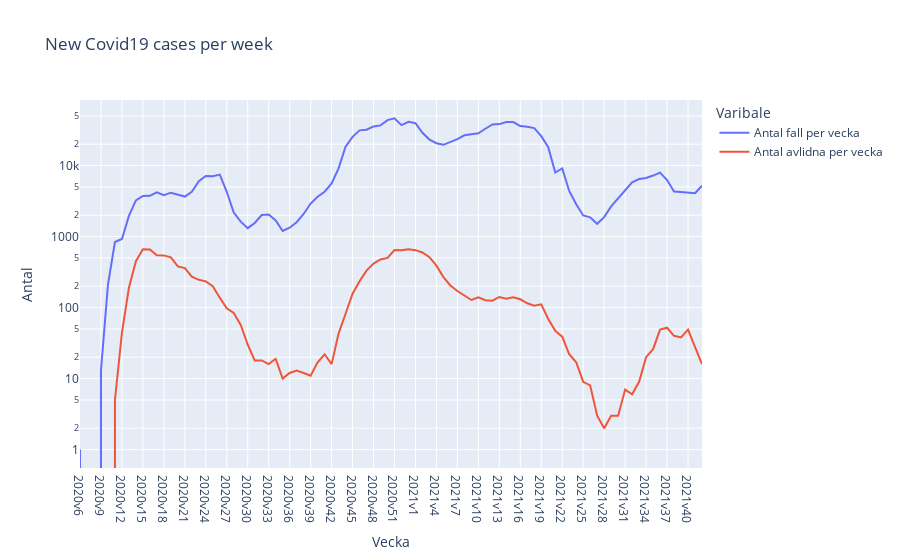

The notebook cell saved with this chart:
### Markdown cell above
- e) Rita linjediagram av både avlidna fall per vecka och nya fall per vecka i samma fönster från 2020v6 till nu.

### Code cell
fig = px.line(covid19, x="Vecka", 
                        y=["Antal fall per vecka","Antal avlidna per vecka"], 
                        title='New Covid19 cases per week',
                        labels = {
                            "variable":"Varibale",
                            "value":"Antal"
                        }, 
                        log_y = True)

fig.show()

fig.write_html("Visualiseringar/Upp1_e_New_Covid19_cases_per_week_vs_deaths_per_week.html")

### Figure 1 — Plotly figure (JSON) as saved in the notebook; plotly's stock layout.template omitted (floating-point values rounded to 4 significant figures)
{"data": [{"hovertemplate": "Varibale=Antal fall per vecka<br>Vecka=%{x}<br>Antal=%{y}<extra></extra>", "legendgroup": "Antal fall per vecka", "line": {"color": "#636efa", "dash": "solid"}, "marker": {"symbol": "circle"}, "mode": "lines", "name": "Antal fall per vecka", "orientation": "v", "showlegend": true, "type": "scatter", "x": ["2020v6", "2020v7", "2020v8", "2020v9", "2020v10", "2020v11", "2020v12", "2020v13", "2020v14", "2020v15", "2020v16", "2020v17", "2020v18", "2020v19", "2020v20", "2020v21", "2020v22", "2020v23", "2020v24", "2020v25", "2020v26", "2020v27", "2020v28", "2020v29", "2020v30", "2020v31", "2020v32", "2020v33", "2020v34", "2020v35", "2020v36", "2020v37", "2020v38", "2020v39", "2020v40", "2020v41", "2020v42", "2020v43", "2020v44", "2020v45", "2020v46", "2020v47", "2020v48", "2020v49", "2020v50", "2020v51", "2020v52", "2020v53", "2021v1", "2021v2", "2021v3", "2021v4", "2021v5", "2021v6", "2021v7", "2021v8", "2021v9", "2021v10", "2021v11", "2021v12", "2021v13", "2021v14", "2021v15", "2021v16", "2021v17", "2021v18", "2021v19", "2021v20", "2021v21", "2021v22", "2021v23", "2021v24", "2021v25", "2021v26", "2021v27", "2021v28", "2021v29", "2021v30", "2021v31", "2021v32", "2021v33", "2021v34", "2021v35", "2021v36", "2021v37", "2021v38", "2021v39", "2021v40", "2021v41", "2021v42"], "xaxis": "x", "y": [1, 0, 0, 13, 211, 838, 924, 1957, 3229, 3740, 3752, 4203, 3832, 4153, 3869, 3659, 4280, 6021, 7123, 7073, 7455, 4279, 2179, 1622, 1316, 1556, 2014, 2052, 1687, 1200, 1332, 1592, 2080, 2919, 3642, 4278, 5620, 9155, 18474, 25405, 31319, 31944, 35560, 36837, 43631, 46177, 37134, 41323, 39455, 28942, 23230, 20660, 19605, 21283, 23615, 26690, 27748, 28555, 33033, 37881, 38386, 41147, 41037, 36032, 35306, 33680, 25916, 18169, 7974, 9094, 4394, 2848, 1982, 1869, 1514, 1881, 2662, 3459, 4608, 5820, 6464, 6689, 7236, 7972, 6265, 4307, 4240, 4140, 4074, 5201], "yaxis": "y"}, {"hovertemplate": "Varibale=Antal avlidna per vecka<br>Vecka=%{x}<br>Antal=%{y}<extra></extra>", "legendgroup": "Antal avlidna per vecka", "line": {"color": "#EF553B", "dash": "solid"}, "marker": {"symbol": "circle"}, "mode": "lines", "name": "Antal avlidna per vecka", "orientation": "v", "showlegend": true, "type": "scatter", "x": ["2020v6", "2020v7", "2020v8", "2020v9", "2020v10", "2020v11", "2020v12", "2020v13", "2020v14", "2020v15", "2020v16", "2020v17", "2020v18", "2020v19", "2020v20", "2020v21", "2020v22", "2020v23", "2020v24", "2020v25", "2020v26", "2020v27", "2020v28", "2020v29", "2020v30", "2020v31", "2020v32", "2020v33", "2020v34", "2020v35", "2020v36", "2020v37", "2020v38", "2020v39", "2020v40", "2020v41", "2020v42", "2020v43", "2020v44", "2020v45", "2020v46", "2020v47", "2020v48", "2020v49", "2020v50", "2020v51", "2020v52", "2020v53", "2021v1", "2021v2", "2021v3", "2021v4", "2021v5", "2021v6", "2021v7", "2021v8", "2021v9", "2021v10", "2021v11", "2021v12", "2021v13", "2021v14", "2021v15", "2021v16", "2021v17", "2021v18", "2021v19", "2021v20", "2021v21", "2021v22", "2021v23", "2021v24", "2021v25", "2021v26", "2021v27", "2021v28", "2021v29", "2021v30", "2021v31", "2021v32", "2021v33", "2021v34", "2021v35", "2021v36", "2021v37", "2021v38", "2021v39", "2021v40", "2021v41", "2021v42"], "xaxis": "x", "y": [0, 0, 0, 0, 0, 5, 44, 190, 451, 664, 657, 546, 543, 509, 380, 360, 272, 246, 234, 200, 138, 98, 84, 57, 30, 18, 18, 16, 19, 10, 12, 13, 12, 11, 17, 22, 16, 43, 82, 157, 235, 332, 417, 476, 501, 645, 643, 663, 644, 598, 513, 389, 269, 205, 171, 146, 128, 140, 127, 125, 141, 133, 140, 131, 115, 106, 111, 69, 47, 39, 22, 17, 9, 8, 3, 2, 3, 3, 7, 6, 9, 20, 26, 49, 52, 40, 38, 49, 28, 16], "yaxis": "y"}], "layout": {"legend": {"title": {"text": "Varibale"}, "tracegroupgap": 0}, "title": {"text": "New Covid19 cases per week"}, "xaxis": {"anchor": "y", "domain": [0, 1], "title": {"text": "Vecka"}}, "yaxis": {"anchor": "x", "domain": [0, 1], "title": {"text": "Antal"}, "type": "log"}}}
